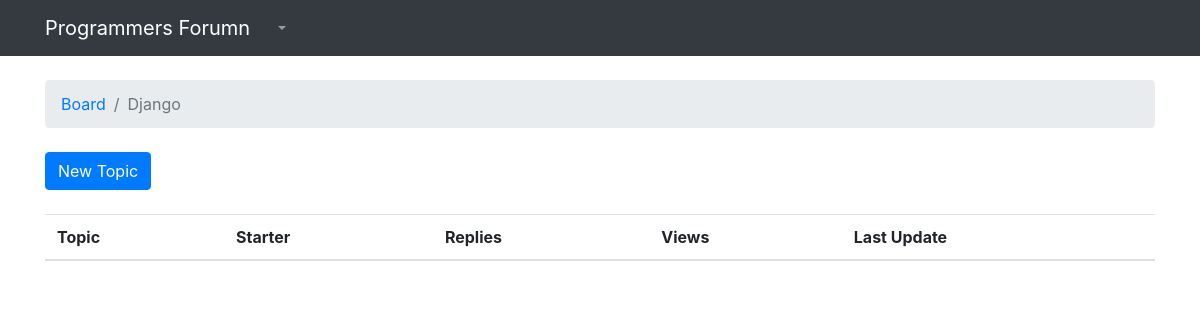
Before: /1/ with the older database file.
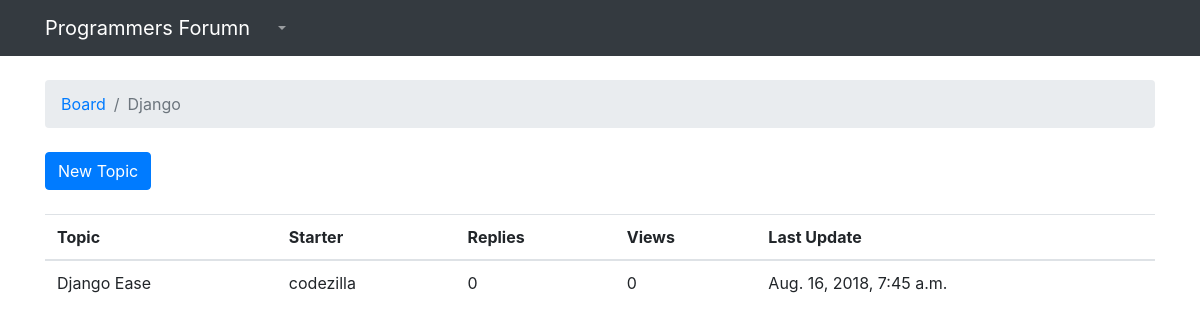
After: the same page with the newer database file.
### boards/models.py (models this page shows, shortened)
class Board(models.Model):
    name = models.CharField(max_length=30, unique=True)
    description = models.CharField(max_length=100)

class Topic(models.Model):
    subject=models.CharField(max_length=200)
    last_updated= models.DateTimeField(auto_now=True)
    board=models.ForeignKey(Board, related_name='topics', on_delete=models.CASCADE)
    starter=models.ForeignKey(User, related_name='topics', on_delete=models.CASCADE)

### boards/views.py (the view)
# urls.py: path('<int:pk>/', views.board_topics, name='board_topics'),
def board_topics(request, pk):
    board = get_object_or_404(Board, id=pk)
    return render(request, 'topics.html', {'board':board})

### boards/templates/topics.html
{% extends 'base.html' %}
{% block breadcrumb %}
  <li class="breadcrumb-item"><a href="{% url 'home' %}"> Board</a></li>
  <li class="breadcrumb-item active">{{ board.name }}</li>
{% endblock %}
{% block content %}
<div class="mb-4">
  <a href="{% url 'new_topic' board.id %}" class="btn btn-primary">New Topic</a>
</div>
<table class="table">
  <thead class="thead-inverse">
    <tr>
      <th>Topic</th>
      <th>Starter</th>
      <th>Replies</th>
      <th>Views</th>
      <th>Last Update</th>
    </tr>
    <tbody>
      {% for topic in board.topics.all %}
      <tr>
      <td>{{ topic.subject }}</td>
      <td>{{ topic.starter.username }}</td>
      <td>0</td>
      <td>0</td>
      <td>{{ topic.last_updated }}</td>
    </tr>
    {% endfor %}
    </tbody>
  </table>
{% endblock %}

### accounts/templates/base.html (shortened to what this page needs)
{% load static %}
<html>
<head>
  <link rel="stylesheet" href="{% static 'css/bootstrap.min.css' %}">
</head>
<body>
  {% block body %}
  {% block nav %}
  <nav class="navbar navbar-expand-sm navbar-dark bg-dark">
  <div class="container">
    <a class="navbar-brand" href="{% url 'home' %}">Programmers Forumn</a>
    <div class="collapse navbar-collapse" id="navbarSupportedContent">
      <ul class="navbar-nav mr-auto">
        <li class="nav-item dropdown">
          <a class="nav-link dropdown-toggle" href="#" id="navbarDropdown" role="button" data-toggle="dropdown" aria-haspopup="true" aria-expanded="false">
          </a>
        </li>
      </ul>
    </div>
  </div>
  </nav>
  {% endblock nav %}
  <div class="container">
    <ol class="breadcrumb my-4">
      {% block breadcrumb %}
      {% endblock %}
    </ol>
    {% block content %}
    {% endblock %}
  </div>
  {% endblock body %}
</body>
</html>

Changed rows visible on the page:
added Topic: subject "Django Ease", starter.username "codezilla", last_updated "Aug. 16, 2018, 7:45 a.m."
